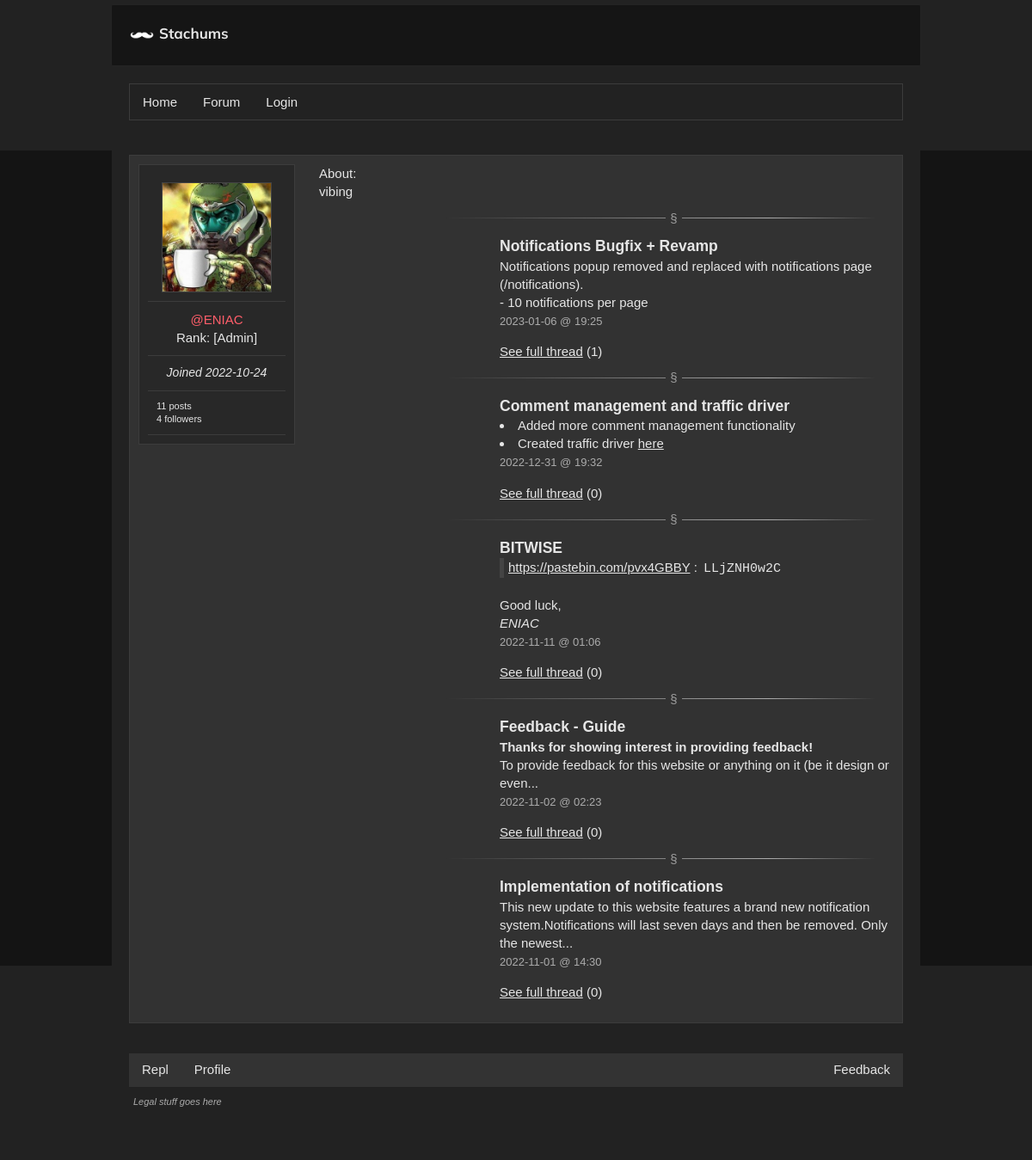
/profile/, run on the app's committed database.
### main.py (models this page shows, shortened)
class User(UserMixin, db.Model):
  id = db.Column(db.Integer, primary_key=True)
  username = db.Column(db.String(80), nullable=False, unique=True)
  description = db.Column(db.String(500), nullable=True)
  email = db.Column(db.String(60), nullable=True, unique=True)
  password = db.Column(db.String(600), nullable=False)
  confirmed = db.Column(db.Boolean(), nullable=False, default=False)
  registered_on = db.Column(db.DateTime,
                            nullable=False,
                            default=datetime.utcnow)
  profile_pic = db.Column(db.String(), default="default.png")
  role = db.Column(db.String(150), default="Commenter")
  admin = db.Column(db.Boolean(), nullable=False, default=False)
  posts = db.relationship('Post', backref='user', lazy=True)
  comments = db.relationship('Comment', backref='user', lazy=True)
  elo = db.Column(db.Integer, default=500)
  following = db.relationship('User',
                              secondary=followers,
                              backref=db.backref('followers', lazy='dynamic'),
                              primaryjoin=(followers.c.follower_id == id),
                              secondaryjoin=(followers.c.followed_id == id),
                              lazy='dynamic')
  notifications = db.relationship('Notification', backref='user', lazy=True)
  liked = db.relationship(
    'ContentVote',
    foreign_keys='ContentVote.user_id',
    backref='user', lazy='dynamic')

class Post(db.Model):
  id = db.Column(db.Integer, primary_key=True)
  title = db.Column(db.String(200), nullable=False)
  content = db.Column(db.String(3000), nullable=False)
  author_id = db.Column(db.Integer, db.ForeignKey('user.id'), nullable=False)
  author = db.relationship(lambda: User,
                           uselist=False,
                           overlaps='post,user',
                           viewonly=True)
  created_on = db.Column(db.DateTime,
                         nullable=False,
                         default=datetime.utcnow,
                         index=True)
  replies = db.relationship('Comment', backref='post', lazy=True)
  msubtopic = db.Column(db.Integer,
                        db.ForeignKey('subtopic.id'),
                        nullable=False)
  sub = db.relationship(lambda: Subtopic,
                        uselist=False,
                        overlaps='post,subtopic',
                        viewonly=True)
  uuid = db.Column(db.String(40), default=tools.CreateUUID())
  mtag = db.Column(db.Integer, db.ForeignKey('tags.id'), nullable=True)
  tag = db.relationship(lambda: Tags,
                        uselist=False,
                        overlaps='post,tags',
                        viewonly=True)
  anon = db.Column(db.Boolean(), nullable=False, default=False)
  edited_time = db.Column(db.DateTime,
                         nullable=True)
  votes = db.relationship('ContentVote', backref='post', lazy=True)

### main.py (the view)
@app.route("/profile/", defaults={'username': None})
@app.route("/profile/<username>", methods=['GET', 'POST'])
def profile(username):
  user = None
  if username:
    user = User.query.filter_by(username=username).first_or_404()
  elif current_user.is_authenticated:
    user = User.query.filter_by(username=current_user.username).first_or_404()
  else:
    user = User.query.get(1)
  follow_form = FollowForm()
  if current_user.is_authenticated and follow_form.validate_on_submit():
    current_user.follow(user)
  return render_template('profile.html', user=user, follow_form=follow_form)

### templates/profile.html (shortened to what this page needs)
{% extends 'base.html' %}
{% set active_page = 'profile' %}
{% block main %}
<div class="postData clearfix">
  <div class="userInfo">
  <div class="sep"><img class="profilePicture" src="{{ url_for('static', filename='imgs/user/'+user.profile_pic) }}" alt="Profile Picture"></div>
  <div class="sep"><p class="red name">@{{ user.username }}</p><p class="rank">Rank: [{{ user.role }}]</p></div>
  <div class="sep date"><time>Joined {{ user.registered_on.strftime('%Y-%m-%d') }}</time></div>
  <div class="sep"><p class="description">{{ user.posts|length + user.comments|length }} posts</p><p class="description">{{ user.followers.all()|length }} followers</p></div>
  </div>
  <div class="message">
    <h4>About:</h4>
    <article><p>{{ user.description }}</p></article>
    <section>
    {% for post in user.posts[::-1][:5] %}
    <hr>
    <div class="message">
      <h3><strong>{{ post.title }}</strong></h3>
      <article>{% filter markdown %}{{ post.content|safe|truncate(150) }}{% endfilter %}</article>
      <time class="ptime">{{ post.created_on.strftime('%Y-%m-%d @ %H:%M') }}</time>
      <p><a href="{{ url_for('thread', id=post.uuid) }}">See full thread</a> ({{ post.replies|length }})</p>
    </div>
{% endfor %}
      </section>
  </div>
</div>
{% endblock main %}

### static/style.css (style rules this page uses)
html, body { height: 100%; width: 100%; overflow-x: hidden; margin: 0; color: rgb(230, 230, 230); background-color: rgb(20, 20, 20); font-family: Arial, Helvetica, sans-serif; font-family: Verdana, sans-serif; font-size: 15px; -moz-text-size-adjust: 100%; -ms-text-size-adjust: 100%; text-size-adjust: 100%; -webkit-text-size-adjust: 100%; line-height: 1.4; word-wrap: break-word; }
ul { list-style-type: none; margin: 0; padding: 0; }
.red, .content a.red { color: #ff5e6a; }
.content a { color: rgb(230, 230, 230); }
article { white-space: pre-wrap; }
h1, h2, h3, h4, h5, h6 { font-weight: normal; font-family: Arial, Helvetica, sans-serif; }
.userInfo { float: left; width: 160px; min-height: 110px; background-color: rgb(40, 40, 40); padding: 10px; border: 1px solid rgb(60, 60, 60); }
.postData .message { min-height: 110px; margin-left: 210px; }
.postData .message .ptime { color: #acacac; font-size: 13px; }
.postData { background: rgb(50, 50, 50); border: 1px solid rgb(60, 60, 60); padding: 10px; max-width:100%; -o-object-fit: contain; object-fit: contain; margin-bottom: 15px; }
.profilePicture { max-width: 90%; max-height: 90%; -o-object-fit: contain; object-fit: contain; border: 1px solid #444; -o-object-fit: cover; object-fit: cover; aspect-ratio: 1; display: block; margin-left: auto; margin-right: auto; }
.sep { border-bottom: 1px solid rgb(60, 60, 60); padding: 10px; -webkit-box-sizing: border-box; box-sizing: border-box; }
.name { text-align: center; margin: 0; }
.rank { text-align: center; margin: 0; }
.date { text-align: center; font-style: italic; font-size: 14px; }
.description { margin: 0; font-size: 11px; font-weight: normal; }
article ul, ol, h1, h2, h3, h4, h5, h6 { white-space: normal; margin: 0; }
article ul { list-style: inside; }
article code { margin: 0; padding: 3px; }
article p:has(>code) { border-left: 5px solid #444; padding-left: 5px; }
code { font-family: monospace; }
article p { margin: 0; }
hr { opacity: 0.6; margin: 20px; background-image: linear-gradient(to right, transparent 20%, white 80%, transparent); height: 1px; border: 0px; text-align: center; overflow: visible; }
hr::after { content: "§"; background: #333; display: inline-block; position: relative; top: -0.7em; left: 12.5%; font-size: 15px; padding: 0 5px; }
.clearfix::after { content: ""; clear: both; display: table; }

### data on the page
User: profile_pic (picture), username "ENIAC", role "Admin", registered_on "2022-10-24", description "vibing"
Post: title "Notifications Bugfix + Revamp", content "Notifications popup removed and replaced with notifications page (/notifications). - 10 notifications per page", created_on "2023-01-06 @ 19:25", replies|length "1"
Post: title "Comment management and traffic driver", content "Added more comment management functionality Created traffic driver here", created_on "2022-12-31 @ 19:32", replies|length "0"
Post: title "BITWISE", content "https://pastebin.com/pvx4GBBY : LLjZNH0w2C Good luck, ENIAC", created_on "2022-11-11 @ 01:06", replies|length "0"
Post: title "Feedback - Guide", content "Thanks for showing interest in providing feedback! To provide feedback for this website or anything on it (be it design or even...", created_on "2022-11-02 @ 02:23", replies|length "0"
Post: title "Implementation of notifications", content "This new update to this website features a brand new notification system.Notifications will last seven days and then be removed. Only the newest...", created_on "2022-11-01 @ 14:30", replies|length "0"

### other printed values
{{ settings['website']['name'] }} "Stachums"
{{ user.posts|length + user.comments|length }} "11"
{{ user.followers.all()|length }} "4"
